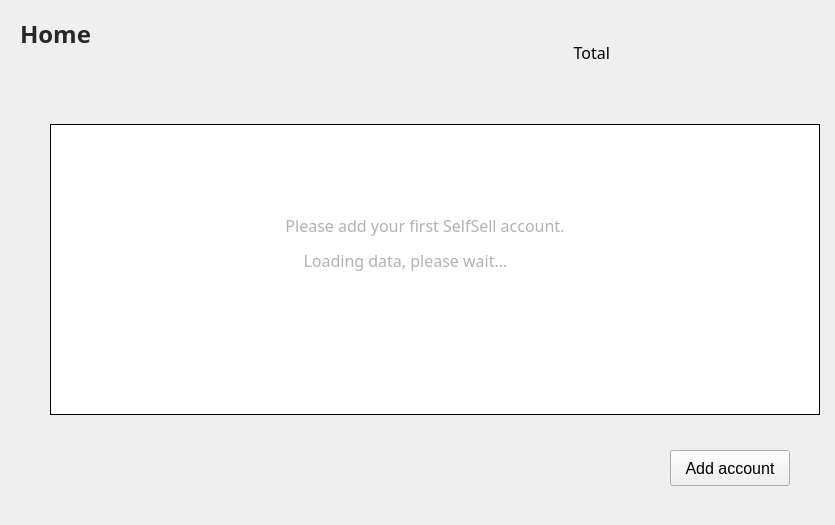
<?xml version="1.0" encoding="UTF-8"?>
<ui version="4.0">
 <class>MainPage</class>
 <widget class="QWidget" name="MainPage">
  <property name="geometry">
   <rect>
    <x>0</x>
    <y>0</y>
    <width>835</width>
    <height>525</height>
   </rect>
  </property>
  <property name="font">
   <font>
    <family>微软雅黑</family>
   </font>
  </property>
  <property name="windowTitle">
   <string>Form</string>
  </property>
  <property name="styleSheet">
   <string notr="true">QScrollBar{background-color: rgb(255, 255, 255);}</string>
  </property>
  <widget class="QLabel" name="accountListLabel">
   <property name="geometry">
    <rect>
     <x>20</x>
     <y>18</y>
     <width>150</width>
     <height>32</height>
    </rect>
   </property>
   <property name="font">
    <font>
     <family>微软雅黑</family>
     <pointsize>18</pointsize>
     <weight>75</weight>
     <italic>false</italic>
     <bold>true</bold>
    </font>
   </property>
   <property name="styleSheet">
    <string notr="true">background:transparent;
color: rgb(40, 40, 40);</string>
   </property>
   <property name="text">
    <string>Home</string>
   </property>
  </widget>
  <widget class="QLabel" name="totalBalanceLabel">
   <property name="geometry">
    <rect>
     <x>620</x>
     <y>30</y>
     <width>400</width>
     <height>30</height>
    </rect>
   </property>
   <property name="font">
    <font>
     <family>微软雅黑</family>
     <pointsize>14</pointsize>
    </font>
   </property>
   <property name="styleSheet">
    <string notr="true">background:transparent;</string>
   </property>
   <property name="text">
    <string/>
   </property>
   <property name="alignment">
    <set>Qt::AlignLeading|Qt::AlignLeft|Qt::AlignVCenter</set>
   </property>
  </widget>
  <widget class="QLabel" name="label">
   <property name="geometry">
    <rect>
     <x>530</x>
     <y>42</y>
     <width>80</width>
     <height>21</height>
    </rect>
   </property>
   <property name="font">
    <font>
     <family>微软雅黑</family>
     <pointsize>12</pointsize>
    </font>
   </property>
   <property name="styleSheet">
    <string notr="true">background:transparent;</string>
   </property>
   <property name="text">
    <string>Total</string>
   </property>
   <property name="alignment">
    <set>Qt::AlignRight|Qt::AlignTrailing|Qt::AlignVCenter</set>
   </property>
  </widget>
  <widget class="QToolButton" name="addAccountBtn">
   <property name="geometry">
    <rect>
     <x>670</x>
     <y>450</y>
     <width>120</width>
     <height>36</height>
    </rect>
   </property>
   <property name="font">
    <font>
     <pointsize>12</pointsize>
    </font>
   </property>
   <property name="cursor">
    <cursorShape>PointingHandCursor</cursorShape>
   </property>
   <property name="focusPolicy">
    <enum>Qt::NoFocus</enum>
   </property>
   <property name="text">
    <string>Add account</string>
   </property>
   <property name="toolButtonStyle">
    <enum>Qt::ToolButtonTextOnly</enum>
   </property>
   <property name="arrowType">
    <enum>Qt::UpArrow</enum>
   </property>
  </widget>
  <widget class="QTableWidget" name="accountTableWidget">
   <property name="geometry">
    <rect>
     <x>50</x>
     <y>124</y>
     <width>770</width>
     <height>291</height>
    </rect>
   </property>
   <property name="cursor" stdset="0">
    <cursorShape>PointingHandCursor</cursorShape>
   </property>
   <property name="layoutDirection">
    <enum>Qt::LeftToRight</enum>
   </property>
   <property name="frameShape">
    <enum>QFrame::Box</enum>
   </property>
   <property name="frameShadow">
    <enum>QFrame::Plain</enum>
   </property>
   <property name="verticalScrollBarPolicy">
    <enum>Qt::ScrollBarAsNeeded</enum>
   </property>
   <property name="horizontalScrollBarPolicy">
    <enum>Qt::ScrollBarAlwaysOff</enum>
   </property>
   <property name="autoScroll">
    <bool>true</bool>
   </property>
   <property name="editTriggers">
    <set>QAbstractItemView::NoEditTriggers</set>
   </property>
   <property name="selectionMode">
    <enum>QAbstractItemView::NoSelection</enum>
   </property>
   <property name="iconSize">
    <size>
     <width>19</width>
     <height>12</height>
    </size>
   </property>
   <property name="showGrid">
    <bool>true</bool>
   </property>
   <property name="gridStyle">
    <enum>Qt::SolidLine</enum>
   </property>
   <attribute name="horizontalHeaderVisible">
    <bool>false</bool>
   </attribute>
   <attribute name="horizontalHeaderCascadingSectionResizes">
    <bool>false</bool>
   </attribute>
   <attribute name="horizontalHeaderHighlightSections">
    <bool>false</bool>
   </attribute>
   <attribute name="verticalHeaderVisible">
    <bool>false</bool>
   </attribute>
   <attribute name="verticalHeaderHighlightSections">
    <bool>false</bool>
   </attribute>
   <column>
    <property name="text">
     <string>Account Name</string>
    </property>
    <property name="font">
     <font>
      <family>微软雅黑</family>
      <pointsize>12</pointsize>
     </font>
    </property>
    <property name="textAlignment">
     <set>AlignLeading|AlignVCenter</set>
    </property>
   </column>
   <column>
    <property name="text">
     <string>Account Addr</string>
    </property>
    <property name="font">
     <font>
      <family>微软雅黑</family>
      <pointsize>12</pointsize>
     </font>
    </property>
    <property name="textAlignment">
     <set>AlignLeading|AlignVCenter</set>
    </property>
   </column>
   <column>
    <property name="text">
     <string>Balance/ACT</string>
    </property>
    <property name="font">
     <font>
      <family>微软雅黑</family>
      <pointsize>12</pointsize>
     </font>
    </property>
    <property name="textAlignment">
     <set>AlignLeading|AlignVCenter</set>
    </property>
   </column>
  </widget>
  <widget class="QWidget" name="loadingWidget" native="true">
   <property name="geometry">
    <rect>
     <x>190</x>
     <y>170</y>
     <width>461</width>
     <height>171</height>
    </rect>
   </property>
   <property name="styleSheet">
    <string notr="true">background-color: rgb(255, 255, 255);</string>
   </property>
   <widget class="QLabel" name="loadingLabel">
    <property name="geometry">
     <rect>
      <x>110</x>
      <y>50</y>
      <width>211</width>
      <height>81</height>
     </rect>
    </property>
    <property name="font">
     <font>
      <family>微软雅黑</family>
      <pointsize>12</pointsize>
     </font>
    </property>
    <property name="styleSheet">
     <string notr="true">color: rgb(178, 178, 178);
background-color: rgb(255, 255, 255);</string>
    </property>
    <property name="text">
     <string>Loading data, please wait...</string>
    </property>
    <property name="alignment">
     <set>Qt::AlignCenter</set>
    </property>
   </widget>
  </widget>
  <widget class="QLabel" name="initLabel">
   <property name="geometry">
    <rect>
     <x>200</x>
     <y>200</y>
     <width>450</width>
     <height>51</height>
    </rect>
   </property>
   <property name="font">
    <font>
     <family>微软雅黑</family>
     <pointsize>12</pointsize>
    </font>
   </property>
   <property name="styleSheet">
    <string notr="true">color: rgb(178, 178, 178);</string>
   </property>
   <property name="text">
    <string>Please add your first SelfSell account.</string>
   </property>
   <property name="alignment">
    <set>Qt::AlignCenter</set>
   </property>
  </widget>
 </widget>
 <resources/>
 <connections/>
</ui>
